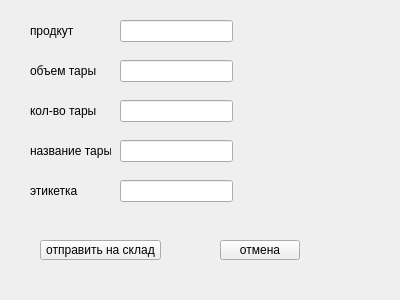
<?xml version="1.0" encoding="UTF-8"?>
<ui version="4.0">
 <class>Form</class>
 <widget class="QWidget" name="Form">
  <property name="geometry">
   <rect>
    <x>0</x>
    <y>0</y>
    <width>400</width>
    <height>300</height>
   </rect>
  </property>
  <property name="windowTitle">
   <string>Form</string>
  </property>
  <widget class="QLabel" name="label">
   <property name="geometry">
    <rect>
     <x>30</x>
     <y>20</y>
     <width>61</width>
     <height>21</height>
    </rect>
   </property>
   <property name="text">
    <string>продкут</string>
   </property>
  </widget>
  <widget class="QLabel" name="label_2">
   <property name="geometry">
    <rect>
     <x>30</x>
     <y>60</y>
     <width>71</width>
     <height>21</height>
    </rect>
   </property>
   <property name="text">
    <string>объем тары</string>
   </property>
  </widget>
  <widget class="QLabel" name="label_3">
   <property name="geometry">
    <rect>
     <x>30</x>
     <y>100</y>
     <width>71</width>
     <height>21</height>
    </rect>
   </property>
   <property name="text">
    <string>кол-во тары</string>
   </property>
  </widget>
  <widget class="QLabel" name="label_4">
   <property name="geometry">
    <rect>
     <x>30</x>
     <y>140</y>
     <width>81</width>
     <height>21</height>
    </rect>
   </property>
   <property name="text">
    <string>название тары</string>
   </property>
  </widget>
  <widget class="QLabel" name="label_5">
   <property name="geometry">
    <rect>
     <x>30</x>
     <y>180</y>
     <width>49</width>
     <height>21</height>
    </rect>
   </property>
   <property name="text">
    <string>этикетка</string>
   </property>
  </widget>
  <widget class="QLineEdit" name="product_edit">
   <property name="geometry">
    <rect>
     <x>120</x>
     <y>20</y>
     <width>113</width>
     <height>22</height>
    </rect>
   </property>
  </widget>
  <widget class="QLineEdit" name="container_volume_edit">
   <property name="geometry">
    <rect>
     <x>120</x>
     <y>60</y>
     <width>113</width>
     <height>22</height>
    </rect>
   </property>
  </widget>
  <widget class="QLineEdit" name="count">
   <property name="geometry">
    <rect>
     <x>120</x>
     <y>100</y>
     <width>113</width>
     <height>22</height>
    </rect>
   </property>
  </widget>
  <widget class="QLineEdit" name="container_name_edit">
   <property name="geometry">
    <rect>
     <x>120</x>
     <y>140</y>
     <width>113</width>
     <height>22</height>
    </rect>
   </property>
  </widget>
  <widget class="QLineEdit" name="mark_edit">
   <property name="geometry">
    <rect>
     <x>120</x>
     <y>180</y>
     <width>113</width>
     <height>22</height>
    </rect>
   </property>
  </widget>
  <widget class="QPushButton" name="btnOK">
   <property name="geometry">
    <rect>
     <x>40</x>
     <y>240</y>
     <width>121</width>
     <height>20</height>
    </rect>
   </property>
   <property name="text">
    <string>отправить на склад</string>
   </property>
  </widget>
  <widget class="QPushButton" name="btnExit">
   <property name="geometry">
    <rect>
     <x>220</x>
     <y>240</y>
     <width>80</width>
     <height>20</height>
    </rect>
   </property>
   <property name="text">
    <string>отмена</string>
   </property>
  </widget>
 </widget>
 <resources/>
 <connections/>
</ui>
